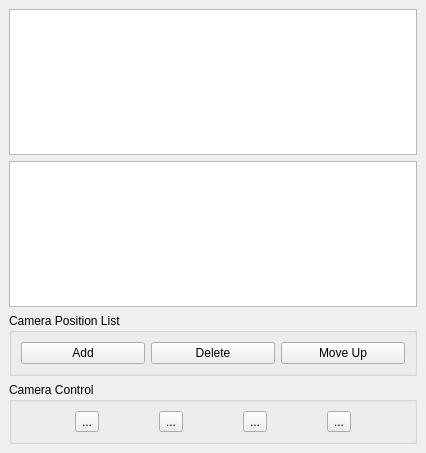
<?xml version="1.0" encoding="UTF-8"?>
<ui version="4.0">
 <class>SavedCameraWidget</class>
 <widget class="QDockWidget" name="SavedCameraWidget">
  <property name="geometry">
   <rect>
    <x>0</x>
    <y>0</y>
    <width>426</width>
    <height>453</height>
   </rect>
  </property>
  <property name="floating">
   <bool>false</bool>
  </property>
  <property name="allowedAreas">
   <set>Qt::RightDockWidgetArea</set>
  </property>
  <property name="windowTitle">
   <string>Camera Path</string>
  </property>
  <widget class="QWidget" name="dockWidgetContents">
   <layout class="QVBoxLayout" name="verticalLayout_2">
    <item>
     <widget class="QTableWidget" name="tableWidget"/>
    </item>
    <item>
     <widget class="QListWidget" name="listWidget"/>
    </item>
    <item>
     <widget class="QGroupBox" name="groupBox">
      <property name="title">
       <string>Camera Position List</string>
      </property>
      <layout class="QHBoxLayout" name="horizontalLayout">
       <item>
        <widget class="QPushButton" name="addSaved">
         <property name="text">
          <string>Add</string>
         </property>
        </widget>
       </item>
       <item>
        <widget class="QPushButton" name="deleteButton">
         <property name="text">
          <string>Delete</string>
         </property>
        </widget>
       </item>
       <item>
        <widget class="QPushButton" name="pushButton_2">
         <property name="text">
          <string>Move Up</string>
         </property>
        </widget>
       </item>
      </layout>
     </widget>
    </item>
    <item>
     <widget class="QGroupBox" name="groupBox_2">
      <property name="title">
       <string>Camera Control</string>
      </property>
      <layout class="QHBoxLayout" name="horizontalLayout_2">
       <item>
        <widget class="QToolButton" name="cameraPlayButton">
         <property name="text">
          <string>...</string>
         </property>
         <property name="icon">
          <iconset resource="../../Resources.qrc">
           <normaloff>:/images/images/media-playback-start.png</normaloff>:/images/images/media-playback-start.png</iconset>
         </property>
        </widget>
       </item>
       <item>
        <widget class="QToolButton" name="cameraPauseButton">
         <property name="text">
          <string>...</string>
         </property>
         <property name="icon">
          <iconset resource="../../Resources.qrc">
           <normaloff>:/images/images/media-playback-pause.png</normaloff>:/images/images/media-playback-pause.png</iconset>
         </property>
        </widget>
       </item>
       <item>
        <widget class="QToolButton" name="cameraStopButton">
         <property name="text">
          <string>...</string>
         </property>
         <property name="icon">
          <iconset resource="../../Resources.qrc">
           <normaloff>:/images/images/media-playback-stop.png</normaloff>:/images/images/media-playback-stop.png</iconset>
         </property>
        </widget>
       </item>
       <item>
        <widget class="QToolButton" name="toolButton">
         <property name="text">
          <string>...</string>
         </property>
        </widget>
       </item>
      </layout>
     </widget>
    </item>
   </layout>
  </widget>
 </widget>
 <resources>
  <include location="../../Resources.qrc"/>
 </resources>
 <connections/>
</ui>
